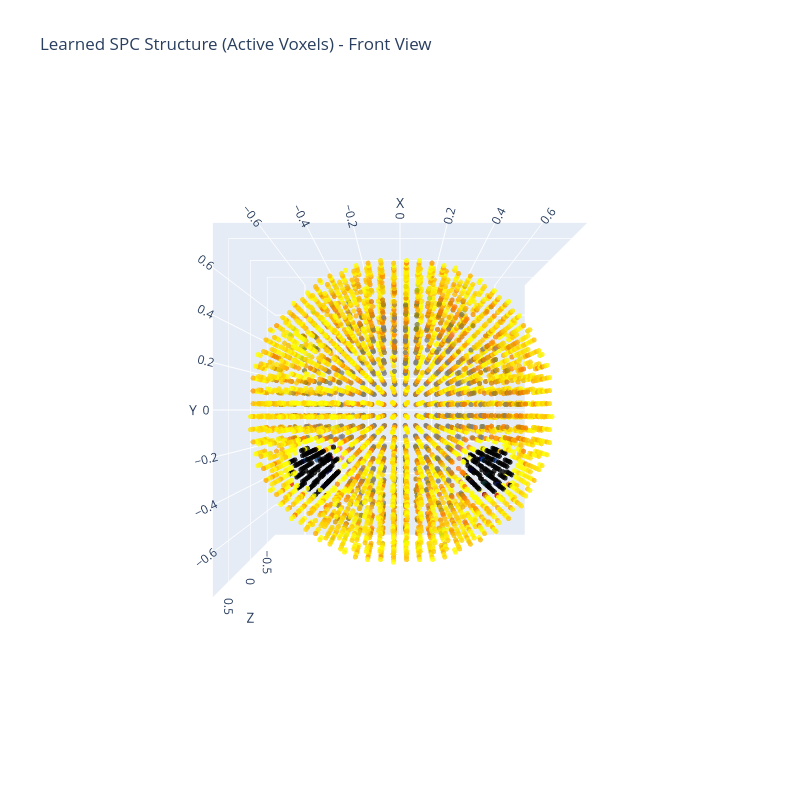

Notebook code for this chart:
### Markdown cell above
## 3D Visualization

Let's visualize the learned 3D structure!

The visualization shows the active voxels (density > 0.5) from a **front view** - the same angle as the rendering camera. You should clearly see:
- **Yellow sphere**: The learned face shape
- **Black regions**: The two eyes on the front face
- **3D depth**: The volumetric structure

**Interactive controls:** Rotate, zoom, and pan to explore the 3D structure from all angles!

### Code cell
# Check if plotly is available
try:
    import plotly.graph_objects as go
    PLOTLY_AVAILABLE = True
except ImportError:
    PLOTLY_AVAILABLE = False
    print("Plotly not available. Install with: pip install plotly")

if PLOTLY_AVAILABLE:
    # Get active voxels (high density)
    with torch.no_grad():
        active_mask = torch.sigmoid(voxel_density.squeeze()) > 0.5
        active_points = initial_points[active_mask].cpu().numpy()
        active_colors = voxel_color[active_mask].cpu().numpy()
        active_densities = voxel_density[active_mask].cpu().numpy()
    
    # Sample for visualization (too many points can be slow)
    max_points = 10000
    if len(active_points) > max_points:
        indices = np.random.choice(len(active_points), max_points, replace=False)
        active_points = active_points[indices]
        active_colors = active_colors[indices]
        active_densities = active_densities[indices]
    
    # Create 3D scatter plot
    fig = go.Figure(data=[go.Scatter3d(
        x=active_points[:, 0],
        y=active_points[:, 1],
        z=active_points[:, 2],
        mode='markers',
        marker=dict(
            size=3,
            color=['rgb({},{},{})'.format(int(c[0]*255), int(c[1]*255), int(c[2]*255)) 
                   for c in active_colors],
            opacity=0.8
        )
    )])
    
    # Set camera to front view (matching the rendering camera angle)
    # This shows the smiley face head-on with eyes clearly visible
    fig.update_layout(
        title='Learned SPC Structure (Active Voxels) - Front View',
        scene=dict(
            xaxis_title='X',
            yaxis_title='Y',
            zaxis_title='Z',
            aspectmode='cube',
            camera=dict(
                eye=dict(x=0, y=0, z=2.5),  # Front view (camera looks from +Z)
                center=dict(x=0, y=0, z=0),
                up=dict(x=0, y=1, z=0)
            )
        ),
        width=800,
        height=800
    )
    
    fig.show()
    print(f"Visualizing {len(active_points):,} active voxels (density > 0.5)")
    print("TIP: You can rotate, zoom, and pan the 3D view interactively!")

else:
    # Fallback to matplotlib 3D
    from mpl_toolkits.mplot3d import Axes3D
    
    with torch.no_grad():
        active_mask = torch.sigmoid(voxel_density.squeeze()) > 0.5
        active_points = initial_points[active_mask].cpu().numpy()
        active_colors = voxel_color[active_mask].cpu().numpy()
    
    # Sample
    if len(active_points) > 5000:
        indices = np.random.choice(len(active_points), 5000, replace=False)
        active_points = active_points[indices]
        active_colors = active_colors[indices]
    
    fig = plt.figure(figsize=(10, 10))
    ax = fig.add_subplot(111, projection='3d')
    ax.scatter(active_points[:, 0], active_points[:, 1], active_points[:, 2],
               c=active_colors, s=10, alpha=0.6)
    
    # Set viewing angle to front view (matching camera)
    ax.view_init(elev=0, azim=0)  # Front view
    ax.set_xlabel('X')
    ax.set_ylabel('Y')
    ax.set_zlabel('Z')
    ax.set_title('Learned SPC - Front View (Install Plotly for interactive view)')
    plt.show()
    print("Note: Install plotly for interactive 3D visualization: pip install plotly")

### Figure 1 — Plotly figure (JSON) as saved in the notebook; plotly's stock layout.template omitted (floating-point values rounded to 4 significant figures; data arrays with more than 128 entries replaced by an {"elided": "..."} marker saying what was removed)
{"data": [{"marker": {"color": {"elided": "5278 str values"}, "opacity": 0.8, "size": 3}, "mode": "markers", "type": "scatter3d", "x": {"elided": "5278 float values"}, "y": {"elided": "5278 float values"}, "z": {"elided": "5278 float values"}}], "layout": {"height": 800, "scene": {"aspectmode": "cube", "camera": {"center": {"x": 0, "y": 0, "z": 0}, "eye": {"x": 0, "y": 0, "z": 2.5}, "up": {"x": 0, "y": 1, "z": 0}}, "xaxis": {"title": {"text": "X"}}, "yaxis": {"title": {"text": "Y"}}, "zaxis": {"title": {"text": "Z"}}}, "title": {"text": "Learned SPC Structure (Active Voxels) - Front View"}, "width": 800}}
